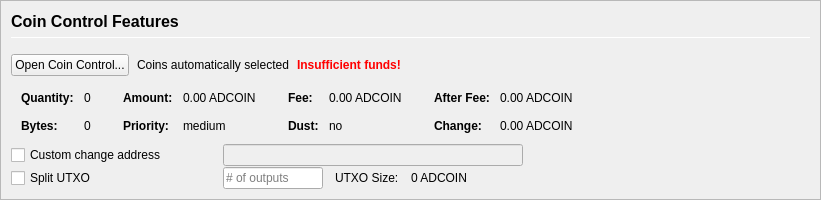
         <widget class="QFrame" name="frameCoinControl">
          <property name="sizePolicy">
           <sizepolicy hsizetype="Expanding" vsizetype="Expanding">
            <horstretch>0</horstretch>
            <verstretch>0</verstretch>
           </sizepolicy>
          </property>
          <property name="maximumSize">
           <size>
            <width>16777215</width>
            <height>16777215</height>
           </size>
          </property>
          <property name="frameShape">
           <enum>QFrame::StyledPanel</enum>
          </property>
          <property name="frameShadow">
           <enum>QFrame::Sunken</enum>
          </property>
          <layout class="QVBoxLayout" name="verticalLayoutCoinControl2">
           <property name="spacing">
            <number>0</number>
           </property>
           <property name="leftMargin">
            <number>0</number>
           </property>
           <property name="topMargin">
            <number>0</number>
           </property>
           <property name="rightMargin">
            <number>0</number>
           </property>
           <property name="bottomMargin">
            <number>0</number>
           </property>
           <item>
            <widget class="QFrame" name="frameCoinControl_BG">
             <layout class="QVBoxLayout" name="verticalLayoutCoinControl" stretch="0,0,0,0,0,0">
              <property name="spacing">
               <number>1</number>
              </property>
              <property name="leftMargin">
               <number>10</number>
              </property>
              <property name="topMargin">
               <number>10</number>
              </property>
              <item>
               <layout class="QHBoxLayout" name="horizontalLayoutCoinControl1">
                <property name="bottomMargin">
                 <number>15</number>
                </property>
                <item>
                 <layout class="QVBoxLayout" name="verticalLayout_3">
                  <property name="spacing">
                   <number>6</number>
                  </property>
                  <item>
                   <widget class="QLabel" name="labelCoinControlFeatures">
                    <property name="sizePolicy">
                     <sizepolicy hsizetype="Preferred" vsizetype="Maximum">
                      <horstretch>0</horstretch>
                      <verstretch>0</verstretch>
                     </sizepolicy>
                    </property>
                    <property name="minimumSize">
                     <size>
                      <width>0</width>
                      <height>20</height>
                     </size>
                    </property>
                    <property name="font">
                     <font>
                      <pointsize>12</pointsize>
                      <weight>75</weight>
                      <bold>true</bold>
                     </font>
                    </property>
                    <property name="styleSheet">
                     <string notr="true">font-weight:bold;</string>
                    </property>
                    <property name="text">
                     <string>Coin Control Features</string>
                    </property>
                   </widget>
                  </item>
                  <item>
                   <widget class="Line" name="line">
                    <property name="minimumSize">
                     <size>
                      <width>0</width>
                      <height>1</height>
                     </size>
                    </property>
                    <property name="maximumSize">
                     <size>
                      <width>16777215</width>
                      <height>1</height>
                     </size>
                    </property>
                    <property name="orientation">
                     <enum>Qt::Horizontal</enum>
                    </property>
                   </widget>
                  </item>
                 </layout>
                </item>
               </layout>
              </item>
              <item>
               <layout class="QHBoxLayout" name="horizontalLayoutCoinControl2" stretch="0,0,0,0">
                <property name="spacing">
                 <number>8</number>
                </property>
                <property name="bottomMargin">
                 <number>10</number>
                </property>
                <item>
                 <widget class="QPushButton" name="pushButtonCoinControl">
                  <property name="styleSheet">
                   <string notr="true"/>
                  </property>
                  <property name="text">
                   <string>Open Coin Control...</string>
                  </property>
                  <property name="autoDefault">
                   <bool>false</bool>
                  </property>
                 </widget>
                </item>
                <item>
                 <widget class="QLabel" name="labelCoinControlAutomaticallySelected">
                  <property name="text">
                   <string>Coins automatically selected</string>
                  </property>
                  <property name="margin">
                   <number>5</number>
                  </property>
                 </widget>
                </item>
                <item>
                 <widget class="QLabel" name="labelCoinControlInsuffFunds">
                  <property name="font">
                   <font>
                    <weight>75</weight>
                    <bold>true</bold>
                   </font>
                  </property>
                  <property name="styleSheet">
                   <string notr="true">color:red;font-weight:bold;</string>
                  </property>
                  <property name="text">
                   <string>Insufficient funds!</string>
                  </property>
                  <property name="margin">
                   <number>5</number>
                  </property>
                 </widget>
                </item>
                <item>
                 <spacer name="horizontalSpacerCoinControl">
                  <property name="orientation">
                   <enum>Qt::Horizontal</enum>
                  </property>
                  <property name="sizeHint" stdset="0">
                   <size>
                    <width>40</width>
                    <height>1</height>
                   </size>
                  </property>
                 </spacer>
                </item>
               </layout>
              </item>
              <item>
               <widget class="QWidget" name="widgetCoinControl" native="true">
                <property name="sizePolicy">
                 <sizepolicy hsizetype="Preferred" vsizetype="Preferred">
                  <horstretch>0</horstretch>
                  <verstretch>0</verstretch>
                 </sizepolicy>
                </property>
                <property name="minimumSize">
                 <size>
                  <width>0</width>
                  <height>0</height>
                 </size>
                </property>
                <property name="styleSheet">
                 <string notr="true"/>
                </property>
                <layout class="QHBoxLayout" name="horizontalLayoutCoinControl5">
                 <property name="leftMargin">
                  <number>0</number>
                 </property>
                 <property name="topMargin">
                  <number>0</number>
                 </property>
                 <property name="rightMargin">
                  <number>0</number>
                 </property>
                 <property name="bottomMargin">
                  <number>0</number>
                 </property>
                 <item>
                  <layout class="QHBoxLayout" name="horizontalLayoutCoinControl3" stretch="0,0,0,1">
                   <property name="spacing">
                    <number>20</number>
                   </property>
                   <property name="topMargin">
                    <number>0</number>
                   </property>
                   <property name="bottomMargin">
                    <number>10</number>
                   </property>
                   <item>
                    <layout class="QFormLayout" name="formLayoutCoinControl1">
                     <property name="horizontalSpacing">
                      <number>10</number>
                     </property>
                     <property name="verticalSpacing">
                      <number>14</number>
                     </property>
                     <property name="leftMargin">
                      <number>10</number>
                     </property>
                     <property name="topMargin">
                      <number>4</number>
                     </property>
                     <property name="rightMargin">
                      <number>6</number>
                     </property>
                     <item row="0" column="0">
                      <widget class="QLabel" name="labelCoinControlQuantityText">
                       <property name="font">
                        <font>
                         <weight>75</weight>
                         <bold>true</bold>
                        </font>
                       </property>
                       <property name="text">
                        <string>Quantity:</string>
                       </property>
                       <property name="margin">
                        <number>0</number>
                       </property>
                      </widget>
                     </item>
                     <item row="0" column="1">
                      <widget class="QLabel" name="labelCoinControlQuantity">
                       <property name="cursor">
                        <cursorShape>IBeamCursor</cursorShape>
                       </property>
                       <property name="contextMenuPolicy">
                        <enum>Qt::ActionsContextMenu</enum>
                       </property>
                       <property name="text">
                        <string notr="true">0</string>
                       </property>
                       <property name="margin">
                        <number>0</number>
                       </property>
                       <property name="textInteractionFlags">
                        <set>Qt::LinksAccessibleByMouse|Qt::TextSelectableByKeyboard|Qt::TextSelectableByMouse</set>
                       </property>
                      </widget>
                     </item>
                     <item row="1" column="0">
                      <widget class="QLabel" name="labelCoinControlBytesText">
                       <property name="font">
                        <font>
                         <weight>75</weight>
                         <bold>true</bold>
                        </font>
                       </property>
                       <property name="text">
                        <string>Bytes:</string>
                       </property>
                      </widget>
                     </item>
                     <item row="1" column="1">
                      <widget class="QLabel" name="labelCoinControlBytes">
                       <property name="cursor">
                        <cursorShape>IBeamCursor</cursorShape>
                       </property>
                       <property name="contextMenuPolicy">
                        <enum>Qt::ActionsContextMenu</enum>
                       </property>
                       <property name="text">
                        <string notr="true">0</string>
                       </property>
                       <property name="textInteractionFlags">
                        <set>Qt::LinksAccessibleByMouse|Qt::TextSelectableByKeyboard|Qt::TextSelectableByMouse</set>
                       </property>
                      </widget>
                     </item>
                    </layout>
                   </item>
                   <item>
                    <layout class="QFormLayout" name="formLayoutCoinControl2">
                     <property name="horizontalSpacing">
                      <number>10</number>
                     </property>
                     <property name="verticalSpacing">
                      <number>14</number>
                     </property>
                     <property name="leftMargin">
                      <number>6</number>
                     </property>
                     <property name="topMargin">
                      <number>4</number>
                     </property>
                     <property name="rightMargin">
                      <number>6</number>
                     </property>
                     <item row="0" column="0">
                      <widget class="QLabel" name="labelCoinControlAmountText">
                       <property name="font">
                        <font>
                         <weight>75</weight>
                         <bold>true</bold>
                        </font>
                       </property>
                       <property name="text">
                        <string>Amount:</string>
                       </property>
                       <property name="margin">
                        <number>0</number>
                       </property>
                      </widget>
                     </item>
                     <item row="0" column="1">
                      <widget class="QLabel" name="labelCoinControlAmount">
                       <property name="cursor">
                        <cursorShape>IBeamCursor</cursorShape>
                       </property>
                       <property name="contextMenuPolicy">
                        <enum>Qt::ActionsContextMenu</enum>
                       </property>
                       <property name="text">
                        <string notr="true">0.00 ADCOIN</string>
                       </property>
                       <property name="textInteractionFlags">
                        <set>Qt::LinksAccessibleByMouse|Qt::TextSelectableByKeyboard|Qt::TextSelectableByMouse</set>
                       </property>
                      </widget>
                     </item>
                     <item row="1" column="0">
                      <widget class="QLabel" name="labelCoinControlPriorityText">
                       <property name="font">
                        <font>
                         <weight>75</weight>
                         <bold>true</bold>
                        </font>
                       </property>
                       <property name="text">
                        <string>Priority:</string>
                       </property>
                      </widget>
                     </item>
                     <item row="1" column="1">
                      <widget class="QLabel" name="labelCoinControlPriority">
                       <property name="cursor">
                        <cursorShape>IBeamCursor</cursorShape>
                       </property>
                       <property name="contextMenuPolicy">
                        <enum>Qt::ActionsContextMenu</enum>
                       </property>
                       <property name="text">
                        <string>medium</string>
                       </property>
                       <property name="textInteractionFlags">
                        <set>Qt::LinksAccessibleByMouse|Qt::TextSelectableByKeyboard|Qt::TextSelectableByMouse</set>
                       </property>
                      </widget>
                     </item>
                    </layout>
                   </item>
                   <item>
                    <layout class="QFormLayout" name="formLayoutCoinControl3">
                     <property name="horizontalSpacing">
                      <number>10</number>
                     </property>
                     <property name="verticalSpacing">
                      <number>14</number>
                     </property>
                     <property name="leftMargin">
                      <number>6</number>
                     </property>
                     <property name="topMargin">
                      <number>4</number>
                     </property>
                     <property name="rightMargin">
                      <number>6</number>
                     </property>
                     <item row="0" column="0">
                      <widget class="QLabel" name="labelCoinControlFeeText">
                       <property name="font">
                        <font>
                         <weight>75</weight>
                         <bold>true</bold>
                        </font>
                       </property>
                       <property name="text">
                        <string>Fee:</string>
                       </property>
                       <property name="margin">
                        <number>0</number>
                       </property>
                      </widget>
                     </item>
                     <item row="0" column="1">
                      <widget class="QLabel" name="labelCoinControlFee">
                       <property name="cursor">
                        <cursorShape>IBeamCursor</cursorShape>
                       </property>
                       <property name="contextMenuPolicy">
                        <enum>Qt::ActionsContextMenu</enum>
                       </property>
                       <property name="text">
                        <string notr="true">0.00 ADCOIN</string>
                       </property>
                       <property name="textInteractionFlags">
                        <set>Qt::LinksAccessibleByMouse|Qt::TextSelectableByKeyboard|Qt::TextSelectableByMouse</set>
                       </property>
                      </widget>
                     </item>
                     <item row="1" column="0">
                      <widget class="QLabel" name="labelCoinControlLowOutputText">
                       <property name="font">
                        <font>
                         <weight>75</weight>
                         <bold>true</bold>
                        </font>
                       </property>
                       <property name="text">
                        <string>Dust:</string>
                       </property>
                      </widget>
                     </item>
                     <item row="1" column="1">
                      <widget class="QLabel" name="labelCoinControlLowOutput">
                       <property name="cursor">
                        <cursorShape>IBeamCursor</cursorShape>
                       </property>
                       <property name="contextMenuPolicy">
                        <enum>Qt::ActionsContextMenu</enum>
                       </property>
                       <property name="text">
                        <string>no</string>
                       </property>
                       <property name="textInteractionFlags">
                        <set>Qt::LinksAccessibleByMouse|Qt::TextSelectableByKeyboard|Qt::TextSelectableByMouse</set>
                       </property>
                      </widget>
                     </item>
                    </layout>
                   </item>
                   <item>
                    <layout class="QFormLayout" name="formLayoutCoinControl4">
                     <property name="horizontalSpacing">
                      <number>10</number>
                     </property>
                     <property name="verticalSpacing">
                      <number>14</number>
                     </property>
                     <property name="leftMargin">
                      <number>6</number>
                     </property>
                     <property name="topMargin">
                      <number>4</number>
                     </property>
                     <property name="rightMargin">
                      <number>6</number>
                     </property>
                     <item row="0" column="0">
                      <widget class="QLabel" name="labelCoinControlAfterFeeText">
                       <property name="font">
                        <font>
                         <weight>75</weight>
                         <bold>true</bold>
                        </font>
                       </property>
                       <property name="text">
                        <string>After Fee:</string>
                       </property>
                       <property name="margin">
                        <number>0</number>
                       </property>
                      </widget>
                     </item>
                     <item row="0" column="1">
                      <widget class="QLabel" name="labelCoinControlAfterFee">
                       <property name="cursor">
                        <cursorShape>IBeamCursor</cursorShape>
                       </property>
                       <property name="contextMenuPolicy">
                        <enum>Qt::ActionsContextMenu</enum>
                       </property>
                       <property name="text">
                        <string notr="true">0.00 ADCOIN</string>
                       </property>
                       <property name="textInteractionFlags">
                        <set>Qt::LinksAccessibleByMouse|Qt::TextSelectableByKeyboard|Qt::TextSelectableByMouse</set>
                       </property>
                      </widget>
                     </item>
                     <item row="1" column="0">
                      <widget class="QLabel" name="labelCoinControlChangeText">
                       <property name="font">
                        <font>
                         <weight>75</weight>
                         <bold>true</bold>
                        </font>
                       </property>
                       <property name="text">
                        <string>Change:</string>
                       </property>
                      </widget>
                     </item>
                     <item row="1" column="1">
                      <widget class="QLabel" name="labelCoinControlChange">
                       <property name="cursor">
                        <cursorShape>IBeamCursor</cursorShape>
                       </property>
                       <property name="contextMenuPolicy">
                        <enum>Qt::ActionsContextMenu</enum>
                       </property>
                       <property name="text">
                        <string notr="true">0.00 ADCOIN</string>
                       </property>
                       <property name="textInteractionFlags">
                        <set>Qt::LinksAccessibleByMouse|Qt::TextSelectableByKeyboard|Qt::TextSelectableByMouse</set>
                       </property>
                      </widget>
                     </item>
                    </layout>
                   </item>
                  </layout>
                 </item>
                </layout>
               </widget>
              </item>
              <item>
               <layout class="QHBoxLayout" name="horizontalLayoutCoinControl4">
                <property name="spacing">
                 <number>12</number>
                </property>
                <property name="sizeConstraint">
                 <enum>QLayout::SetDefaultConstraint</enum>
                </property>
                <property name="topMargin">
                 <number>0</number>
                </property>
                <property name="rightMargin">
                 <number>0</number>
                </property>
                <item>
                 <widget class="QCheckBox" name="checkBoxCoinControlChange">
                  <property name="sizePolicy">
                   <sizepolicy hsizetype="Preferred" vsizetype="Preferred">
                    <horstretch>0</horstretch>
                    <verstretch>0</verstretch>
                   </sizepolicy>
                  </property>
                  <property name="minimumSize">
                   <size>
                    <width>200</width>
                    <height>0</height>
                   </size>
                  </property>
                  <property name="maximumSize">
                   <size>
                    <width>200</width>
                    <height>16777215</height>
                   </size>
                  </property>
                  <property name="toolTip">
                   <string>If this is activated, but the change address is empty or invalid, change will be sent to a newly generated address.</string>
                  </property>
                  <property name="text">
                   <string>Custom change address</string>
                  </property>
                 </widget>
                </item>
                <item>
                 <widget class="QValidatedLineEdit" name="lineEditCoinControlChange">
                  <property name="enabled">
                   <bool>false</bool>
                  </property>
                  <property name="sizePolicy">
                   <sizepolicy hsizetype="Preferred" vsizetype="Preferred">
                    <horstretch>0</horstretch>
                    <verstretch>0</verstretch>
                   </sizepolicy>
                  </property>
                  <property name="minimumSize">
                   <size>
                    <width>300</width>
                    <height>0</height>
                   </size>
                  </property>
                 </widget>
                </item>
                <item>
                 <widget class="QLabel" name="labelCoinControlChangeLabel">
                  <property name="sizePolicy">
                   <sizepolicy hsizetype="Preferred" vsizetype="Preferred">
                    <horstretch>0</horstretch>
                    <verstretch>0</verstretch>
                   </sizepolicy>
                  </property>
                  <property name="minimumSize">
                   <size>
                    <width>100</width>
                    <height>0</height>
                   </size>
                  </property>
                  <property name="text">
                   <string/>
                  </property>
                  <property name="margin">
                   <number>3</number>
                  </property>
                 </widget>
                </item>
               </layout>
              </item>
              <item>
               <layout class="QHBoxLayout" name="horizontalLayoutCoinControl6">
                <property name="spacing">
                 <number>12</number>
                </property>
                <property name="rightMargin">
                 <number>0</number>
                </property>
                <item>
                 <widget class="QCheckBox" name="splitBlockCheckBox">
                  <property name="sizePolicy">
                   <sizepolicy hsizetype="Preferred" vsizetype="Preferred">
                    <horstretch>0</horstretch>
                    <verstretch>0</verstretch>
                   </sizepolicy>
                  </property>
                  <property name="minimumSize">
                   <size>
                    <width>200</width>
                    <height>0</height>
                   </size>
                  </property>
                  <property name="maximumSize">
                   <size>
                    <width>200</width>
                    <height>16777215</height>
                   </size>
                  </property>
                  <property name="text">
                   <string>Split UTXO</string>
                  </property>
                 </widget>
                </item>
                <item>
                 <widget class="QLineEdit" name="splitBlockLineEdit">
                  <property name="sizePolicy">
                   <sizepolicy hsizetype="Preferred" vsizetype="Preferred">
                    <horstretch>50</horstretch>
                    <verstretch>0</verstretch>
                   </sizepolicy>
                  </property>
                  <property name="minimumSize">
                   <size>
                    <width>100</width>
                    <height>0</height>
                   </size>
                  </property>
                  <property name="maximumSize">
                   <size>
                    <width>100</width>
                    <height>16777215</height>
                   </size>
                  </property>
                  <property name="placeholderText">
                   <string># of outputs</string>
                  </property>
                 </widget>
                </item>
                <item>
                 <widget class="QLabel" name="labelBlockSizeText">
                  <property name="text">
                   <string>UTXO Size:</string>
                  </property>
                 </widget>
                </item>
                <item>
                 <widget class="QLabel" name="labelBlockSize">
                  <property name="text">
                   <string>0 ADCOIN</string>
                  </property>
                 </widget>
                </item>
                <item>
                 <spacer name="horizontalSpacer_7">
                  <property name="orientation">
                   <enum>Qt::Horizontal</enum>
                  </property>
                  <property name="sizeHint" stdset="0">
                   <size>
                    <width>40</width>
                    <height>20</height>
                   </size>
                  </property>
                 </spacer>
                </item>
               </layout>
              </item>
              <item>
               <spacer name="verticalSpacerCoinControl">
                <property name="orientation">
                 <enum>Qt::Vertical</enum>
                </property>
                <property name="sizeHint" stdset="0">
                 <size>
                  <width>800</width>
                  <height>1</height>
                 </size>
                </property>
               </spacer>
              </item>
             </layout>
            </widget>
           </item>
          </layout>
         </widget>
